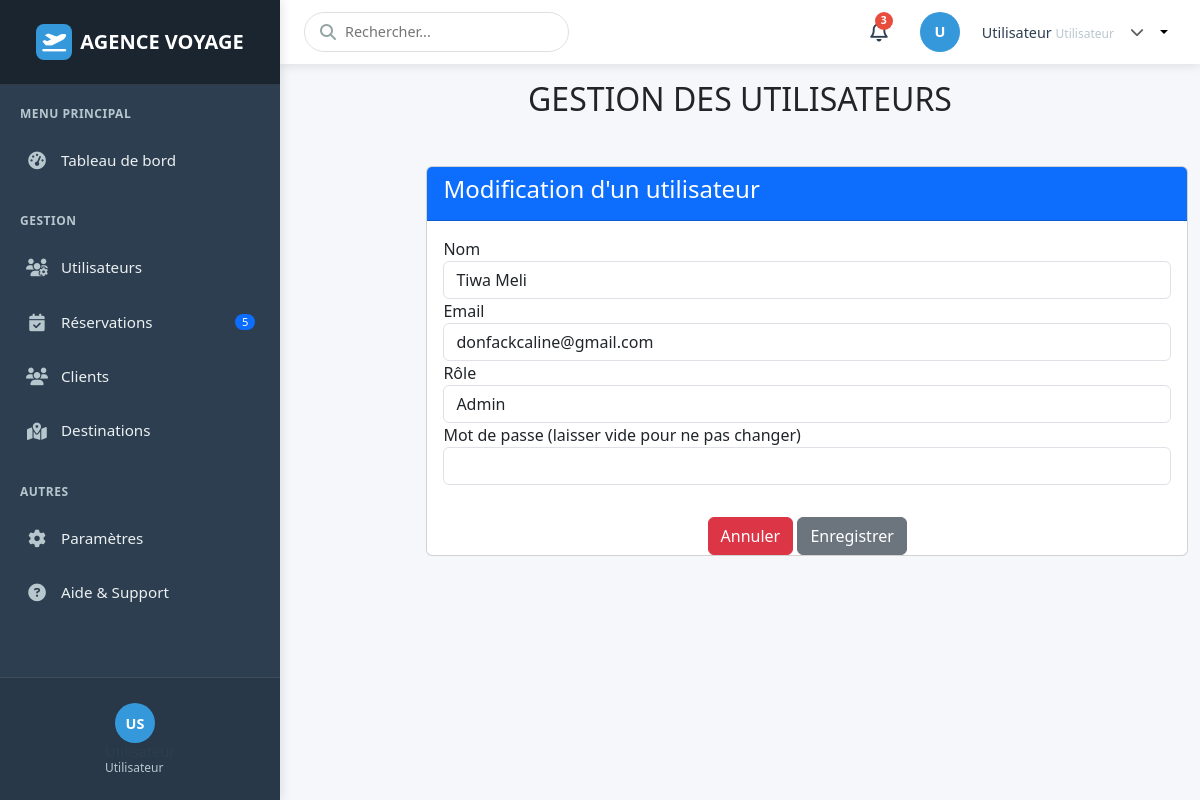
Page /utilisateur/edit.php?id=1 on the committed database.
### tables this page shows
CREATE TABLE `utilisateurs` (
  `id` int(11) NOT NULL,
  `nom` varchar(255) DEFAULT NULL,
  `email` varchar(255) DEFAULT NULL,
  `mot_de_passe` varchar(255) DEFAULT NULL,
  `role` enum('admin','caissier') DEFAULT NULL
);

### utilisateur/edit.php (the view, shortened to what this page needs)
<?php
include("../connexion.php");
include("../include/header.php");
include("../include/sidebar.php");
?>
<?php
if ($_GET['id']) {
    $id = $_GET['id'];
    $sql = "SELECT * FROM utilisateurs WHERE id = :id";
    $statement = $connect->prepare($sql);
    $statement->bindValue(':id', $id, PDO::PARAM_INT);
    $statement->execute();
    $utilisateurs = $statement->fetchAll(PDO::FETCH_ASSOC);
    $utilisateur = $utilisateurs[0];
} else {
    echo "Aucun élément sélectionné";
}
?>
<h2 class="mt-3 text-center">GESTION DES UTILISATEURS</h2>
<div class="container">
    <div class="card mt-5" style="margin-left: 15%;">
        <div class="card-header bg-primary">
            <h4 class="text-white">Modification d'un utilisateur</h4>
        </div>
        <div class="card-body">
            <form action="" method="POST">
                <label for="nom">Nom</label>
                <input class="form-control" name="nom" value="<?=$utilisateur["nom"]?>" type="text" required>
                <label for="email">Email</label>
                <input class="form-control" name="email" value="<?=$utilisateur["email"]?>" type="email" required>
                <label for="role">Rôle</label>
                <select class="form-control" name="role" required>
                    <option value="admin" <?= $utilisateur["role"] === 'admin' ? 'selected' : '' ?>>Admin</option>
                </select>
                <label for="mot_de_passe">Mot de passe (laisser vide pour ne pas changer)</label>
                <input class="form-control" name="mot_de_passe" type="password">
            </div>
            <center class="mt-3">
                <button type="button" class="btn btn-danger" onclick="window.history.back();">Annuler</button>
                <button type="submit" class="btn btn-secondary">Enregistrer</button>
            </center>
        </div>
    </div>
<?php
include("../include/footer.php");
?>

### include/header.php (style rules this page uses)
:root { --header-height: 64px; --sidebar-width: 280px; --primary-color: #2c3e50; --secondary-color: #3498db; --accent-color: #e74c3c; --light-color: #ecf0f1; --dark-color: #2c3e50; --header-bg: #fff; --header-shadow: 0 2px 10px rgba(0, 0, 0, 0.1); }
body { font-family: 'Segoe UI', Tahoma, Geneva, Verdana, sans-serif; padding-top: var(--header-height); padding-left: var(--sidebar-width); background-color: #f5f7fa; min-height: 100vh; }

### include/sidebar.php (style rules this page uses)
:root { --sidebar-width: 280px; --sidebar-bg: #2c3e50; --sidebar-color: #ecf0f1; --sidebar-active-bg: #3498db; --sidebar-hover-bg: rgba(255, 255, 255, 0.1); --sidebar-header-bg: #1a252f; --sidebar-divider: rgba(255, 255, 255, 0.1); --sidebar-icon-color: #b8c7ce; --sidebar-active-icon-color: #fff; }

### rows in the picture
utilisateurs: nom "Tiwa Meli", email "donfackcaline@gmail.com", role "Admin"

### other values in the picture
$initials ?: 'U' "U"
$_SESSION['user']['prenom'] "Utilisateur"
$_SESSION['user']['role'] "Utilisateur"
$initials ?: 'US' "US"
